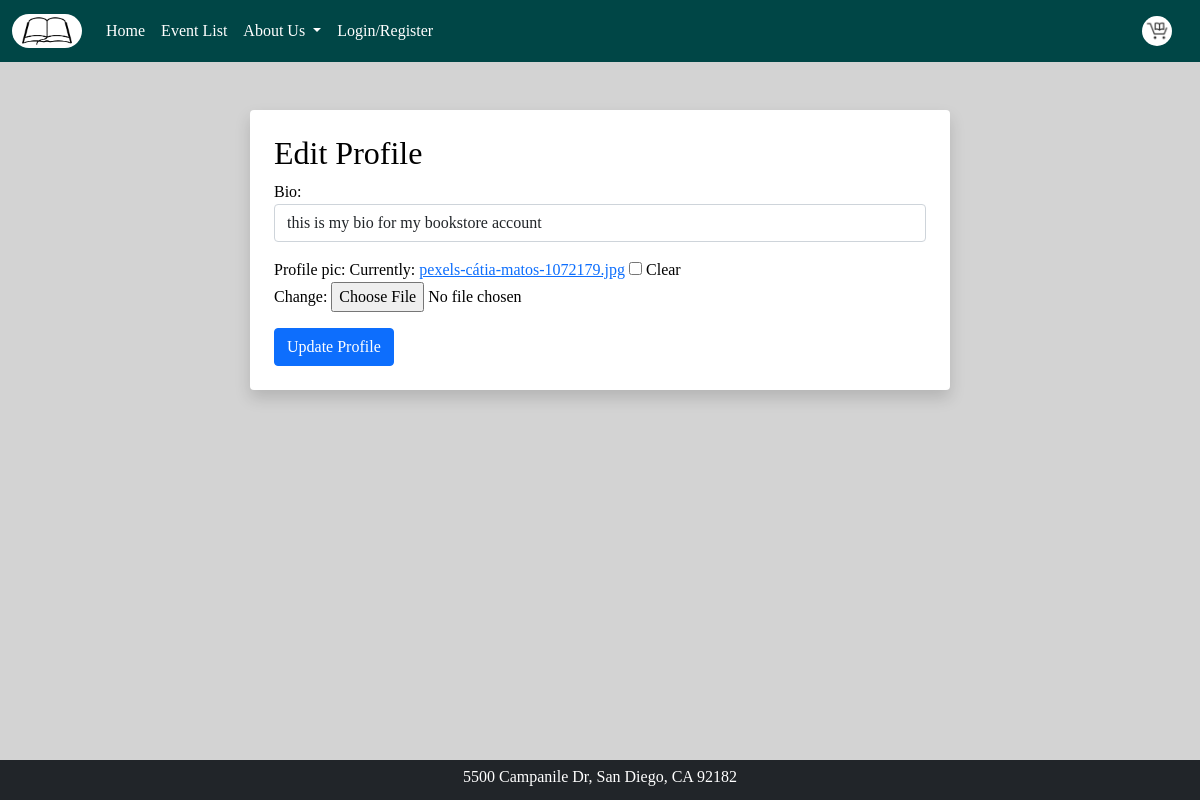
The page /members/1/editbio on the database as committed earlier.
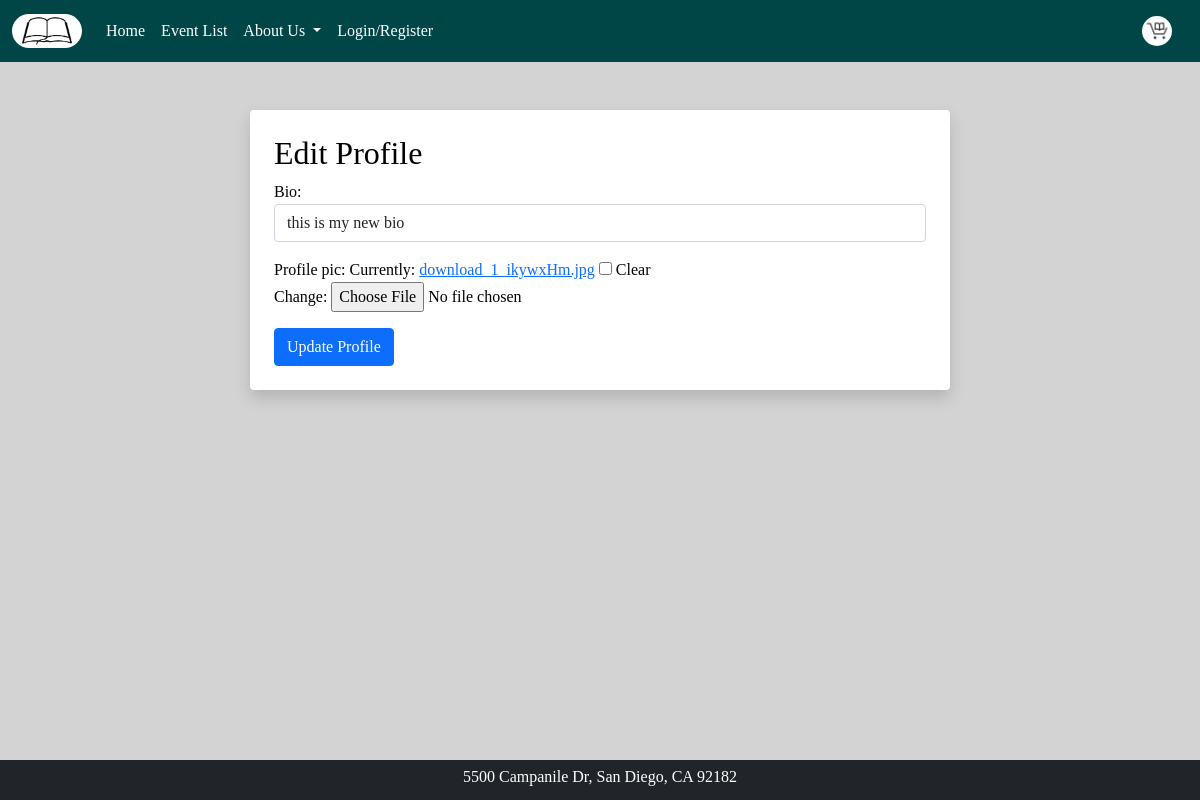
The same page on the database as committed later.
### members/models.py (models this page shows, shortened)
class Profile(models.Model):
    user = models.OneToOneField(User, null = True, blank=True, on_delete=models.CASCADE)
    bio = models.TextField()
    profile_pic = models.ImageField(null = True, blank=True)

### members/views.py (the view)
# urls.py: path('<int:pk>/editbio', EditProfilePageView.as_view(), name='editbio'),
class EditProfilePageView(generic.UpdateView):
    model = Profile
    form_class = ProfilePageForm
    template_name = 'editbio.html'
    success_url = reverse_lazy('myprofile')

### members/forms.py
class ProfilePageForm(forms.ModelForm):
    class Meta:
        model = Profile
        fields = ['bio', 'profile_pic']
        widgets = {
            'bio': forms.TextInput(attrs={'class': 'form-control'}),
        }

### members/templates/editbio.html (shortened to what this page needs)
{% extends 'base.html' %}
{% block content %}
<br>
<div class = "shadow p-4 mb-5 bg-body rounded" style="width: 700px; margin: auto;">
<h2>Edit Profile</h2>
<div class="form-group">
    <form method="POST" enctype="multipart/form-data">
        {{ form.as_p }}
        <button class="btn btn-primary">
            Update Profile
        </button>
    </form>
</div>
</div>
{% endblock %}

### covebooks/templates/base.html (shortened to what this page needs)
{% load static %}
<!DOCTYPE html>
<html lang="en">
  <head>
    <link href="https://cdn.jsdelivr.net/npm/bootstrap@5.0.2/dist/css/bootstrap.min.css" rel="stylesheet">
	<link rel="stylesheet" type="text/css" href="{% static '/css/styles.css' %}" />
  </head>
 <body>
    {% include 'navbar.html' %}
    <br>
        {% block content %}
        {% endblock %}
    <footer>
		<p>5500 Campanile Dr, San Diego, CA 92182</p>
	  </footer>
  </body>

### covebooks/templates/navbar.html (shortened to what this page needs)
{% load static %}
<nav class="navbar navbar-expand-lg" style="background-color: #004646;">
    <div class="container-fluid">
      <a class="navbar-brand" href="#"><img src="{% static '/imgs/bookstoreLogo.png' %}"style="width:70px;background-color: white;" class="rounded-pill"></a>
      <div class="collapse navbar-collapse" id="navbarSupportedContent">
        <ul class="navbar-nav me-auto mb-2 mb-lg-0">
          <li class="nav-item">
            <a class="nav-link active" aria-current="page" href="{% url 'home' %}" style="color:white;">Home</a>
          </li>
          <li class="nav-item">
            <a class="nav-link" href="{% url 'events' %}" style="color:white;">Event List</a>
          </li>
          <li class="nav-item dropdown">
            <a class="nav-link dropdown-toggle" href="#" role="button" data-bs-toggle="dropdown" aria-expanded="false" style="color:white;">
              About Us
            </a>
          </li>
              {% if user.is_authenticated %}
              <li class="nav-item">
                <a class="nav-link" href="{% url 'blog' %}" style="color:white;">Book Club</a>
              </li>
            <li class="nav-item">
                <a class="nav-link" href="{% url 'myprofile' %}" style="color:white;">My Profile</a>
              </li>
            <li class="nav-item">
                <a class="nav-link" href="{% url 'logout' %}" style="color:white;">Logout</a>
              </li>
            {% else %}
              <li class="nav-item">
                <a class="nav-link" href="{% url 'login' %}" style="color:white;">Login/Register</a>
            {% endif %}
        </ul>
        <a class="nav-link active" aria-current="page" href="{% url 'checkout' %}"><img src="{% static '/imgs/bookcart.png' %}"style="height:30px; width:auto; background-color: white;" class="rounded-circle"></a>
      </div>
    </div>
  </nav>

### covebooks/static/css/styles.css (style rules this page uses)
footer { position: fixed; padding: 10px 10px 0px 10px; bottom: 0; width: 100%; height: 40px; background: #212529; display: flex; align-items:center; justify-content: center; color: white; }
body { background-color: lightgrey; color: black; font-family: American Typewriter, serif ; }

Rows that differ between the two databases and show on the page:
changed Profile: bio "this is my bio for my bookstore account" → "this is my new bio"
Other text that changed with them:
text no longer shown: "Bio: Profile pic: Currently: pexels-cátia-matos-1072179.jpg Clear Change:"
text now shown: "Bio: Profile pic: Currently: download_1_ikywxHm.jpg Clear Change:"
